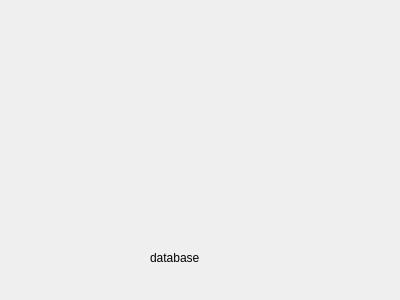
<?xml version="1.0" encoding="UTF-8"?>
<ui version="4.0">
 <class>Database</class>
 <widget class="QDialog" name="Database">
  <property name="windowModality">
   <enum>Qt::WindowModal</enum>
  </property>
  <property name="geometry">
   <rect>
    <x>0</x>
    <y>0</y>
    <width>400</width>
    <height>300</height>
   </rect>
  </property>
  <property name="windowTitle">
   <string>Dialog</string>
  </property>
  <widget class="QLabel" name="databaseinfo">
   <property name="geometry">
    <rect>
     <x>150</x>
     <y>250</y>
     <width>59</width>
     <height>16</height>
    </rect>
   </property>
   <property name="text">
    <string>database</string>
   </property>
  </widget>
 </widget>
 <resources/>
 <connections/>
</ui>
